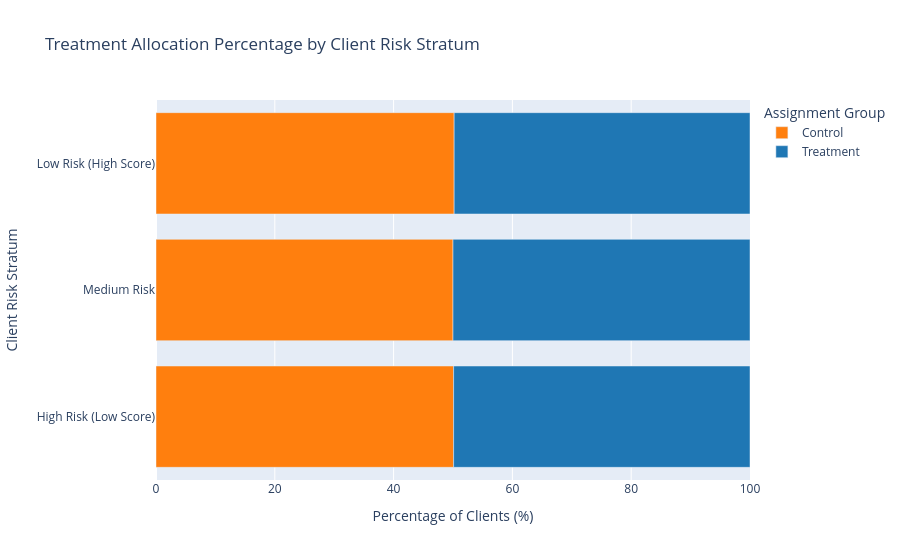

Write notebook code for a chart like this one.
### Code cell
import plotly.express as px
import pandas as pd

plot_data = results_data.groupby('Stratum')['Group'].value_counts(normalize=True).mul(100).rename('Percentage').reset_index()

stratum_order = ['Low Risk (High Score)', 'Medium Risk', 'High Risk (Low Score)']
plot_data['Stratum'] = pd.Categorical(plot_data['Stratum'], categories=stratum_order, ordered=True)
plot_data = plot_data.sort_values('Stratum')

fig = px.bar(
    plot_data,
    x='Percentage',
    y='Stratum',
    color='Group',
    orientation='h',  # Horizontal bars
    color_discrete_map={
        'Treatment': '#1f77b4',  # Blue for Treatment
        'Control': '#ff7f0e'     # Orange for Control
    },
    category_orders={'Stratum': stratum_order},
    title='Treatment Allocation Percentage by Client Risk Stratum',
    hover_data={'Percentage': ':.1f'} # Format tooltip data to one decimal
)

fig.update_layout(
    xaxis_title="Percentage of Clients (%)",
    yaxis_title="Client Risk Stratum",
    legend_title="Assignment Group"
)

fig.update_xaxes(range=[0, 100])

fig.show(fig_type='png')

### Figure 1 — Plotly figure (JSON) as saved in the notebook; plotly's stock layout.template omitted (floating-point values rounded to 4 significant figures)
{"data": [{"hovertemplate": "Group=Control<br>Percentage=%{x:.1f}<br>Stratum=%{y}<extra></extra>", "legendgroup": "Control", "marker": {"color": "#ff7f0e", "pattern": {"shape": ""}}, "name": "Control", "orientation": "h", "showlegend": true, "textposition": "auto", "type": "bar", "x": [50.19, 50.0, 50.1], "xaxis": "x", "y": ["Low Risk (High Score)", "Medium Risk", "High Risk (Low Score)"], "yaxis": "y"}, {"hovertemplate": "Group=Treatment<br>Percentage=%{x:.1f}<br>Stratum=%{y}<extra></extra>", "legendgroup": "Treatment", "marker": {"color": "#1f77b4", "pattern": {"shape": ""}}, "name": "Treatment", "orientation": "h", "showlegend": true, "textposition": "auto", "type": "bar", "x": [49.81, 50.0, 49.9], "xaxis": "x", "y": ["Low Risk (High Score)", "Medium Risk", "High Risk (Low Score)"], "yaxis": "y"}], "layout": {"barmode": "relative", "legend": {"title": {"text": "Assignment Group"}, "tracegroupgap": 0}, "title": {"text": "Treatment Allocation Percentage by Client Risk Stratum"}, "xaxis": {"anchor": "y", "domain": [0, 1], "range": [0, 100], "title": {"text": "Percentage of Clients (%)"}}, "yaxis": {"anchor": "x", "categoryarray": ["High Risk (Low Score)", "Medium Risk", "Low Risk (High Score)"], "categoryorder": "array", "domain": [0, 1], "title": {"text": "Client Risk Stratum"}}}}
